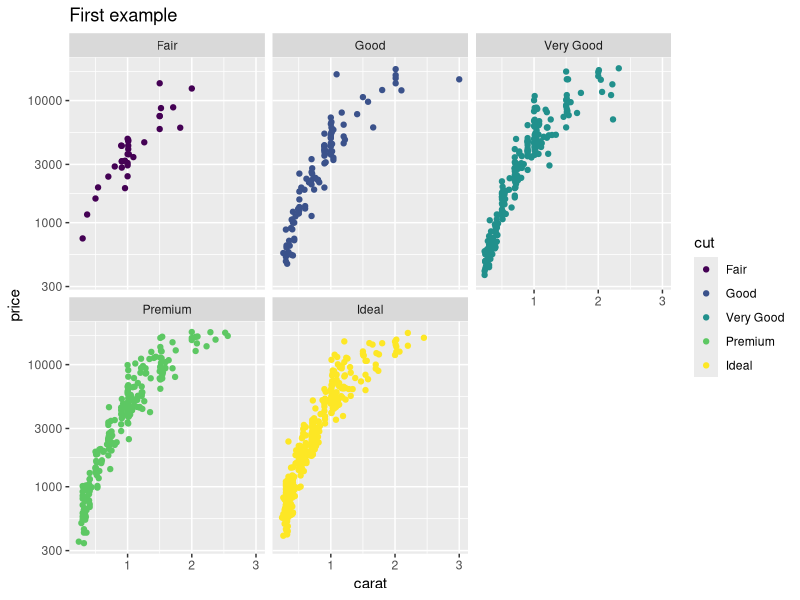
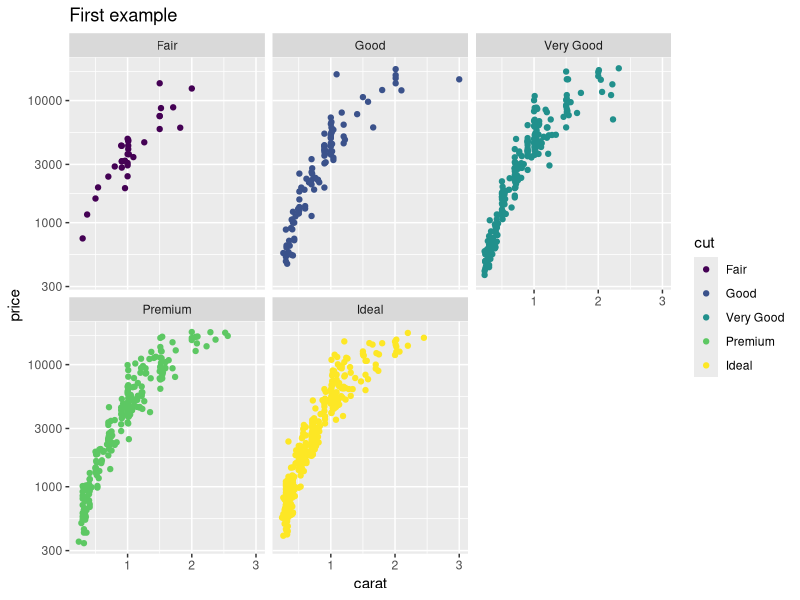
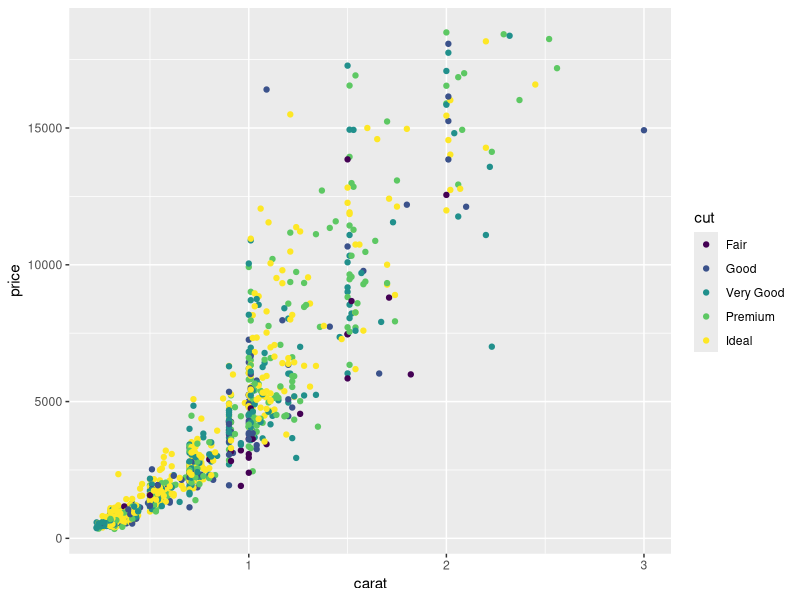
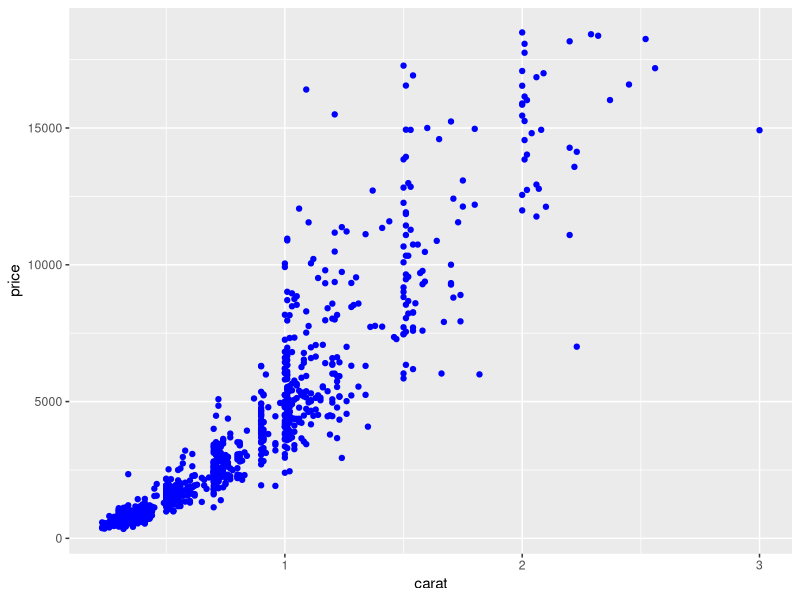
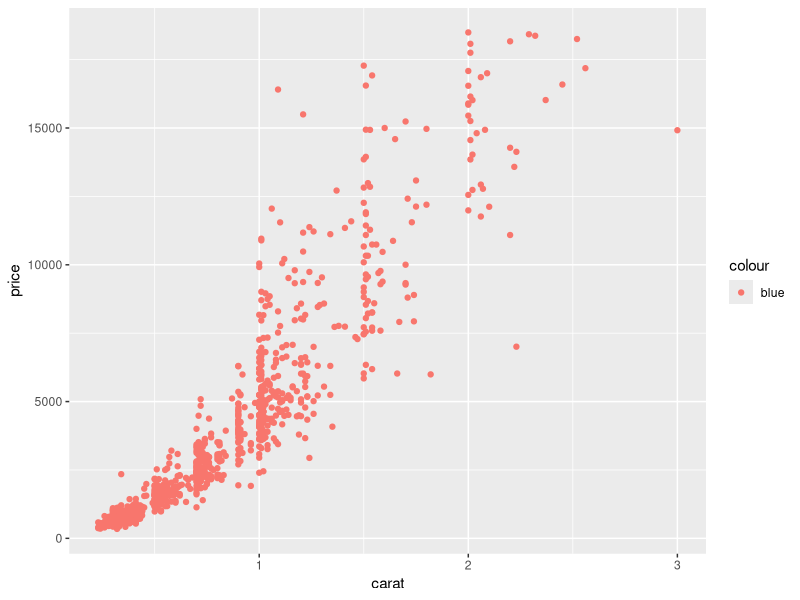
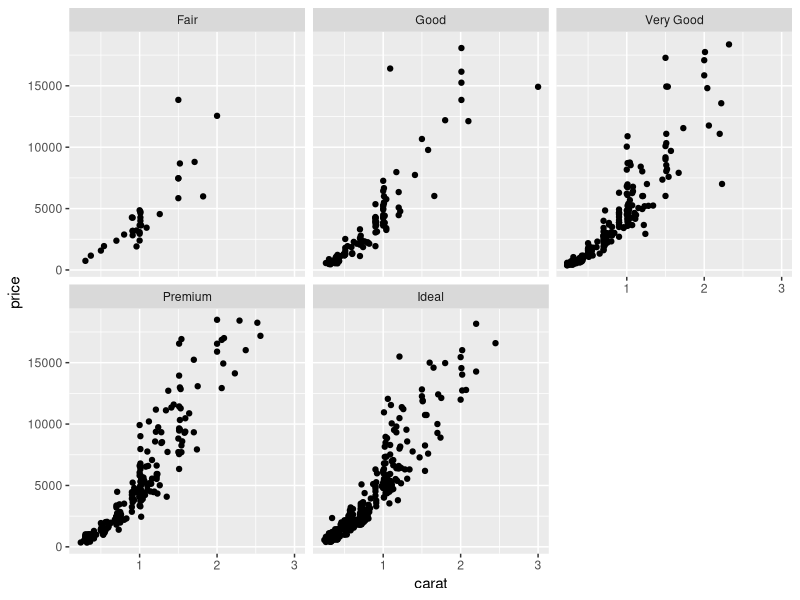
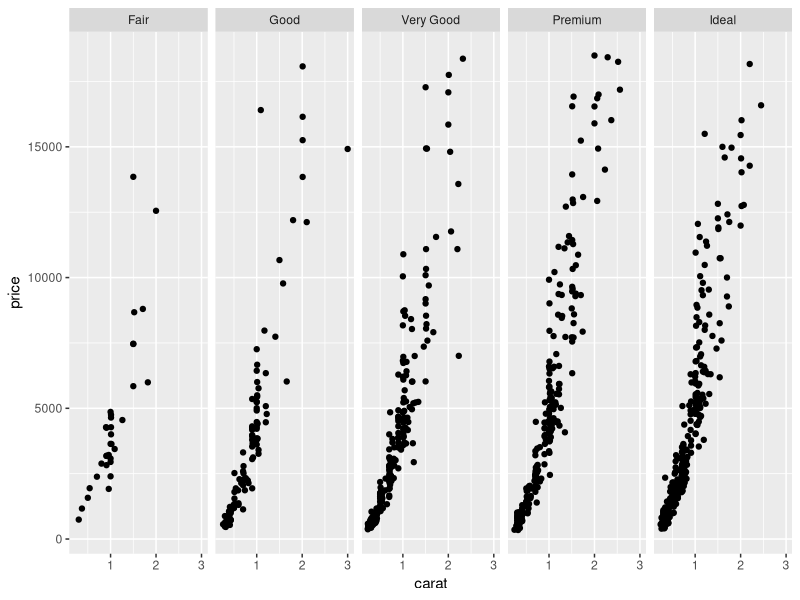
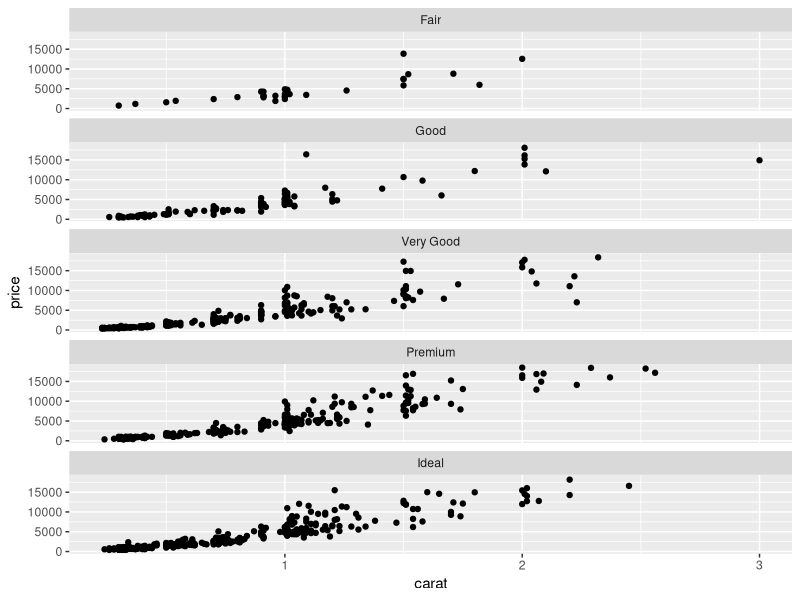

The R source for these figures, in order:
## ---- chunk 1
library(ggplot2)
data(diamonds)
set.seed(42)
small<-diamonds[sample(nrow(diamonds),1000),] 
head(small)
## ---- chunk 2
library(ggplot2)
ggplot(small) + 
        geom_point(aes(x=carat,y=price,colour=cut)) +
        scale_y_log10() +
        facet_wrap(~cut) +
        ggtitle("First example")
## ---- chunk 3
library(ggplot2)
ggplot(small) + 
        geom_point(aes(x=carat,y=price,colour=cut)) +
        scale_y_log10() +
        facet_wrap(~cut) +
        ggtitle("First example")
## ---- chunk 4
p <- ggplot(small)
## ---- chunk 5
p + geom_point(aes(x=carat,y=price,colour=cut))
## ---- chunk 6
p + geom_point(aes(x=carat,y=price), colour="blue")
## ---- chunk 7
p + geom_point(aes(x=carat,y=price,colour="blue"))
## ---- chunk 8
p + geom_point(aes(x=carat,y=price)) + 
  facet_wrap(~cut)
## ---- chunk 9
p + geom_point(aes(x=carat, y=price)) + 
  facet_wrap(~cut, nrow=1)
## ---- chunk 10
p + geom_point(aes(x=carat, y=price)) + 
  facet_wrap(~cut, ncol=1)
## ---- chunk 11
p + geom_point(aes(x=carat,y=price)) + 
  facet_grid(cut~color)
## ---- chunk 12
p <- ggplot(small,aes(x=carat,y=price))
p + geom_point() +
        geom_smooth() +
        facet_wrap(~cut)
## ---- chunk 13
p + geom_point() + 
        geom_smooth(method="lm") + 
        facet_wrap(~cut)
## ---- chunk 14
p <- ggplot(diamonds, aes(x=carat, y=price, colour=cut))
p <- p + scale_x_log10() + scale_y_log10()
p <- p + geom_point(alpha=0.3) +
        geom_smooth(method='loess',colour='black')
p <- p + facet_wrap(~cut)
print(p)
## ---- chunk 15
ggplot(small) + 
        geom_density(aes(x=price))
## ---- chunk 16
ggplot(small) + 
        geom_density(aes(x=price, fill=cut))
## ---- chunk 17
ggplot(small) + 
        geom_density(aes(x=price, fill=clarity))
## ---- chunk 18
ggplot(small) + 
        geom_density(aes(x=price, fill=cut), alpha=0.5)
## ---- chunk 19
ggplot(small) + 
        geom_density(aes(x=price, colour=cut))
## ---- chunk 20
ggplot(small)+ 
        geom_boxplot(aes(x=cut, y=price))
## ---- chunk 21
ggplot(small) + 
        geom_boxplot(aes(x=cut, y=price, fill=color))
